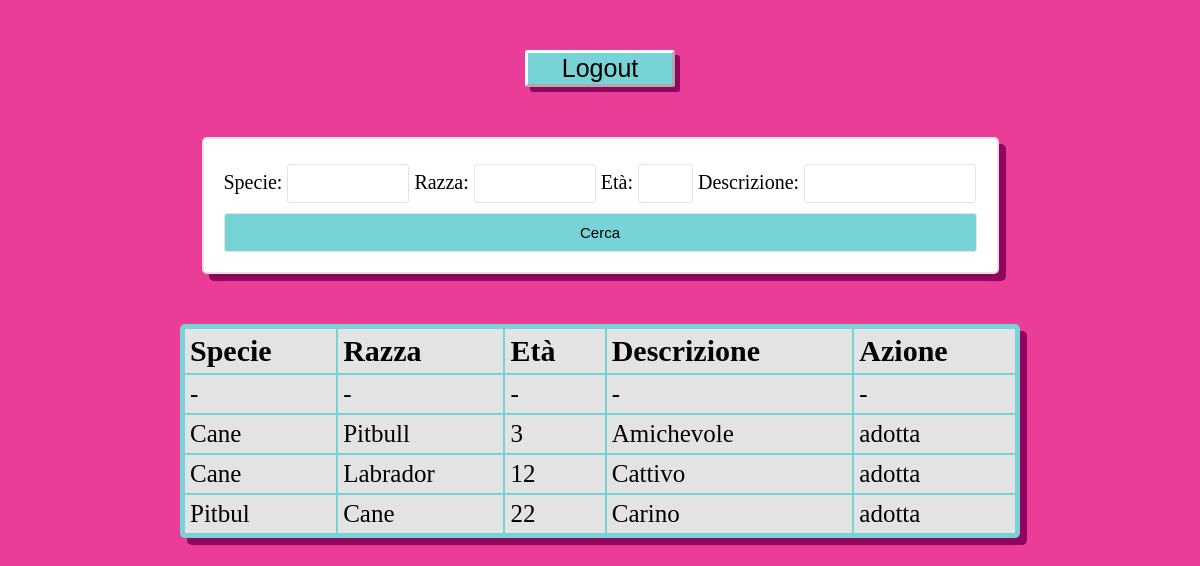
/home/, run on an earlier commit of the app's database.
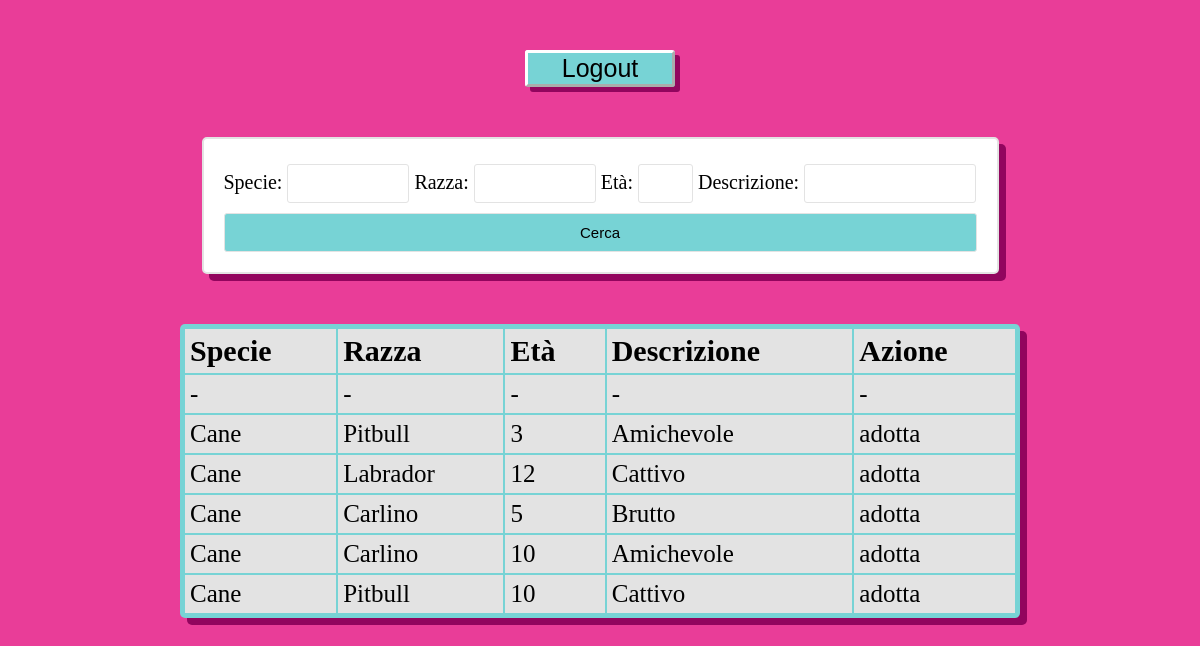
And on a later commit of the database.
### polls/models.py (models this page shows)
class Animale(models.Model):
    specie = models.CharField(max_length=100)
    razza = models.CharField(max_length=50)
    età = models.IntegerField(default=0)
    descrizione = models.CharField(max_length=400)

### polls/views.py (the view)
# urls.py: 2. Add a URL to urlpatterns:  path('', views.home, name='home')
@user_passes_test(lambda u: not u.is_superuser, login_url='home_amministratore')
def home(request):
    animali = Animale.objects.all()
    myFilter = AnimalFilter(request.GET, queryset=animali)
    animali = myFilter.qs
    context = {'animali': animali, 'myFilter': myFilter}
    return render(request, "home.html", context)

### polls/templates/home.html (shortened to what this page needs)
{% load static %}
<!DOCTYPE html>
<html>
    <head>
        <link rel="stylesheet" type="text/css" href="{% static 'styles.css' %}">
    </head>
    <body>
        <div class="navbar">
            <a class="button_link" href="http://www.google.com/">
                <button class="pulsante" >Logout</button>
            </a>
        </div>
        <form id= "form_ricerca" method="get">
            {{myFilter.form}}
            <button class="btn btn-primary" type="submit"> Cerca </button>
        </form>
        <table>
            <thead>
                <th>Specie</th>
                <th>Razza</th>
                <th>Età</th>
                <th>Descrizione</th>
                <th>Azione</th>
            </thead>
            <tbody>
                <tr>
                    <td>-</td>
                    <td>-</td>
                    <td>-</td>
                    <td>-</td>
                    <td>-</td>
                </tr>
                {% for animal in animali %}
                <tr>
                    <td>{{ animal.specie }}</td>
                    <td>{{ animal.razza }}</td>
                    <td>{{ animal.età }}</td>
                    <td>{{ animal.descrizione }}</td>
                    <td><a href="http://127.0.0.1:8000/adotta/" class="pulsante pulsante_tabella">adotta</a></td>
                </tr>
                {% endfor %}
            </tbody>
        </table>
    </body>
</html>

### polls/static/styles.css (style rules this page uses)
* { background-color: rgb(233, 61, 152) ; margin: 0; }
.navbar { display: flex; align-items: center; justify-content: space-around; }
.button_link { width: 150px; margin-top: 50px; align-self: center; }
.pulsante { background-color: rgb(119, 211, 213); border-color: #fff; border-width: 3px; width: 100%; font-size: 25px; box-shadow: 5px 5px rgb(146, 5, 94); border-radius: 3px; }
a, a:hover, a:focus, a:active { text-decoration: none; color: inherit; }
.pulsante_tabella { background: #e3e3e3; box-shadow: none; }
table { background-color: rgb(119, 211, 213); margin: auto; margin-top: 50px; text-align: left; width: 70%; padding: 3px; box-shadow: 7px 7px rgb(146, 5, 94); border-radius: 5px; margin-bottom: 100px; }
th, td { background-color: #e3e3e3; font-size: 30px; padding: 5px; padding-right: 20px; }
td { font-size: 25px; }
form { max-width: 400px; margin: auto; padding: 20px; border: 2px solid #e3e3e3; border-radius: 5px; box-shadow: 7px 7px rgb(146, 5, 94); background-color: #fff; margin-top: 50px; font-size: 20px; }
form label { background-color: #fff; }
form input[type="text"], form input[type="email"], form input[type="password"], form select, #id_età { width: 90%; padding: 10px; margin-bottom: 10px; margin-top: 5px; border: 1.5px solid #e3e3e3; border-radius: 3px; background-color: #fff; }
form button[type="submit"], input { width: 100%; padding: 10px; background-color: rgb(119, 211, 213); color: #fff; border: 1px solid #e3e3e3; border-radius: 3px; font-size: 15px; color:black; }
#id_specie, #id_razza { width: 100px; }
#id_età { width: 33px; }
#id_descrizione { width: 150px; }
#form_ricerca { width: 753px; max-width: none; }

What changed in the data, as far as the page shows it:
removed Animale: specie "Pitbul", razza "Cane", età "22", descrizione "Carino"
added Animale: specie "Cane", razza "Carlino", età "5", descrizione "Brutto"
added Animale: specie "Cane", razza "Carlino", età "10", descrizione "Amichevole"
added Animale: specie "Cane", razza "Pitbull", età "10", descrizione "Cattivo"
